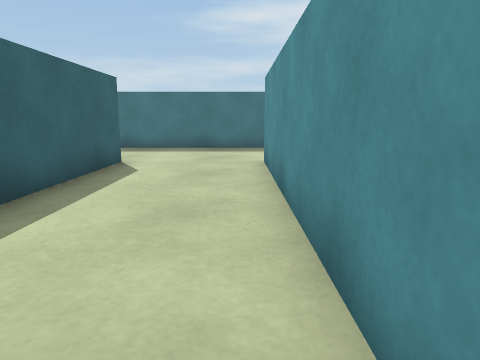
View 1 (above)

16 first-person views from a walk through a scene from a Unity 3-D project. The camera is 0.51 m above the floor, tilts 10° down and sees 70° across. The floor is counted in squares, 0.5 m on a side. Each view is taken from the middle of a square. On the plan, view 1 faces up. The plan holds only what a view shows up to about 13 squares ahead; the rest is blank. The player character is not drawn.

View 2
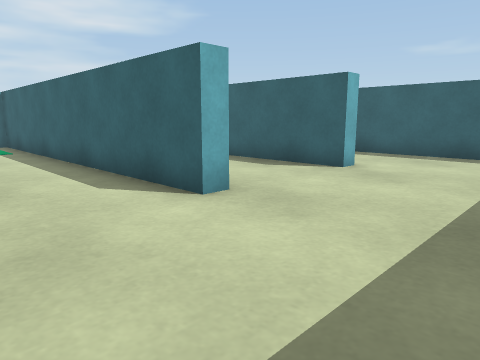

View 3
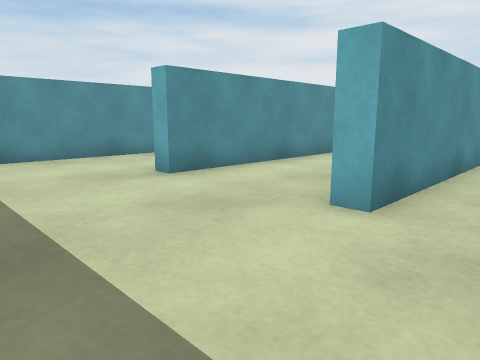

View 4
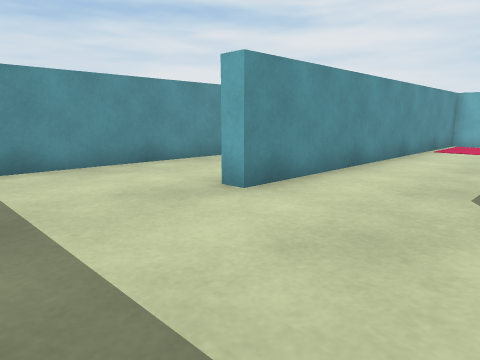

View 5
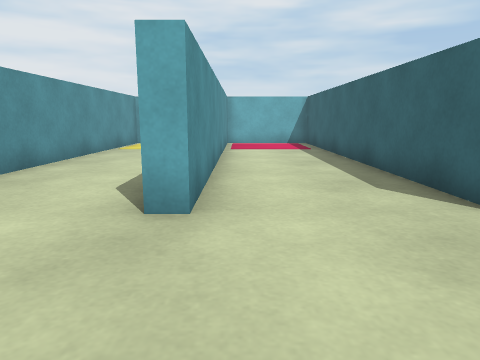

View 6
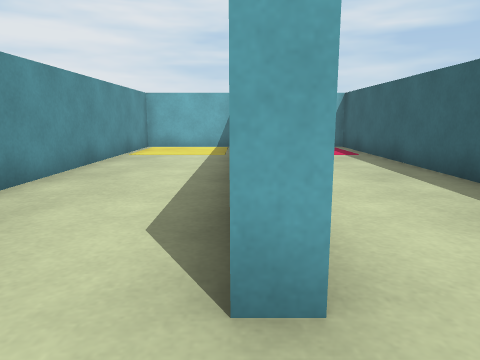

View 7
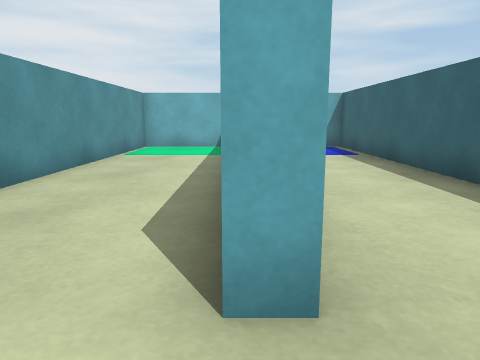

View 8
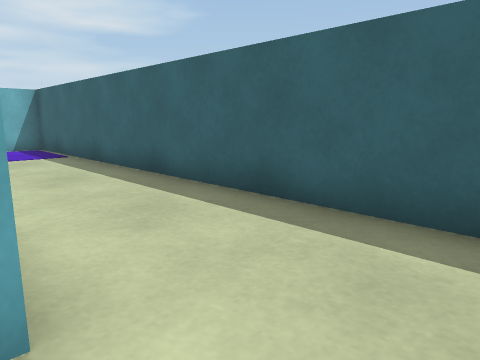

View 9
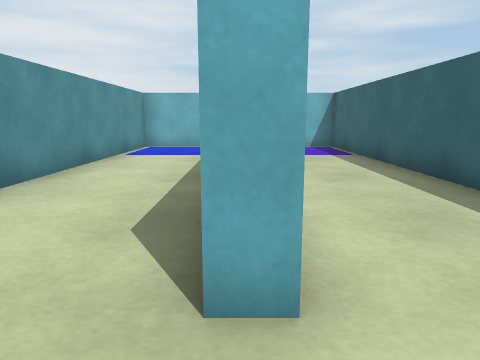

View 10
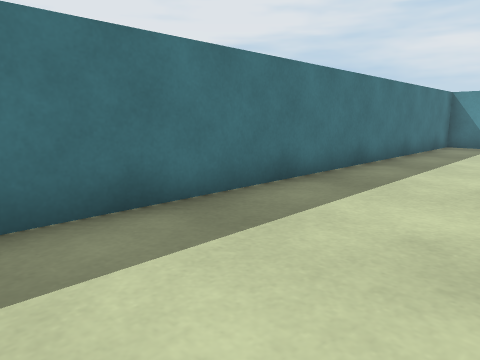

View 11
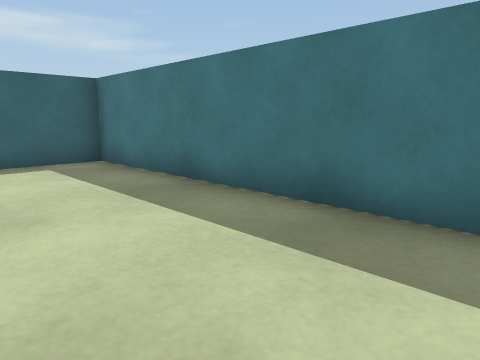

View 12
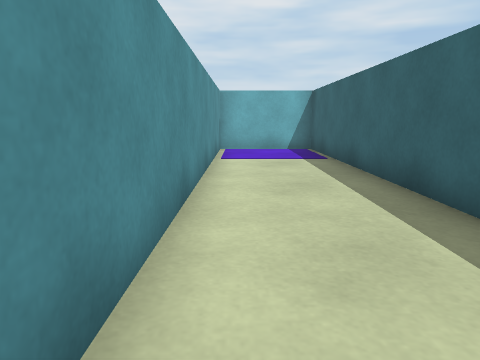

View 13
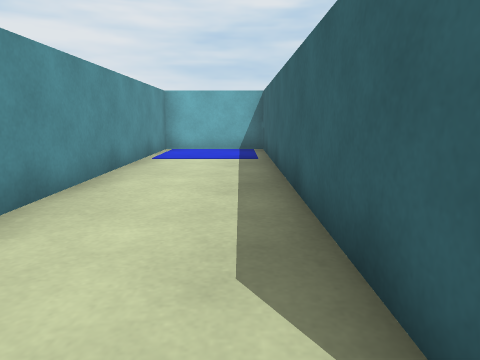

View 14
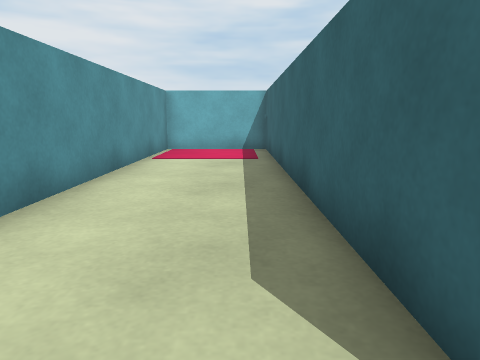

View 15
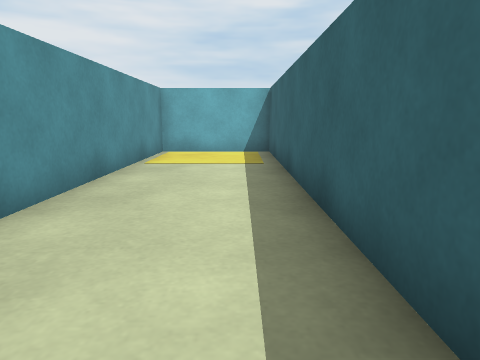

View 16
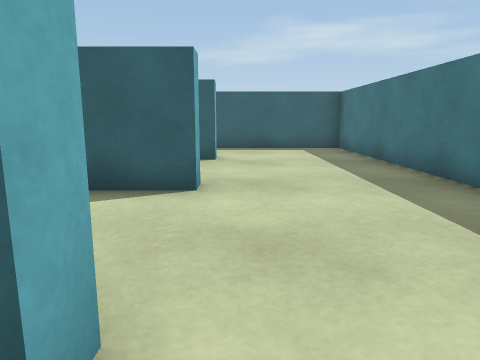

### Floor plan
Points are (right, up) in squares from view 1. A wall is a line through its corners. A room is listed if a view was taken in it or the views show most of it. See-through windows are left out.
Room 1 (views 1, 2, 3, 4, 5, 6, 7, 8, 9, 10, 11, 12, 13, 14, 15, 16)
walls: (-3.5, 8.4) (-2.9, 8.4) (-2.9, -3.1) (0.6, -3.1) (0.6, 8.4) (1.1, 8.4) (1.1, -3.1) (4.5, -3.1) (4.5, 8.4) (5.1, 8.4); (5, 6.9) (5, -3.1) (8.5, -3.1) (8.5, 12.6) (-10.5, 12.6) (-10.5, -3.1) (-7.3, -3.1) (-7.3, 8.4) (-6.8, 8.4) (-6.8, -3.1) (-3.4, -3.1) (-3.4, 5.5)

Positions as (right, up) in squares from view 1, and headings:
1: (0, 0), facing up
2: (0, 12), facing down-left
3: (-1, 12), facing down-right
4: (1, 12), facing down-right
5: (4, 12), facing down
6: (5, 10), facing down
7: (-3, 10), facing down
8: (-7, 10), facing down-left
9: (-7, 10), facing down
10: (-6, 9), facing up-right
11: (-2, 9), facing up-left
12: (-8, 9), facing down
13: (-6, 9), facing down
14: (2, 9), facing down
15: (6, 8), facing down
16: (2, 9), facing left
